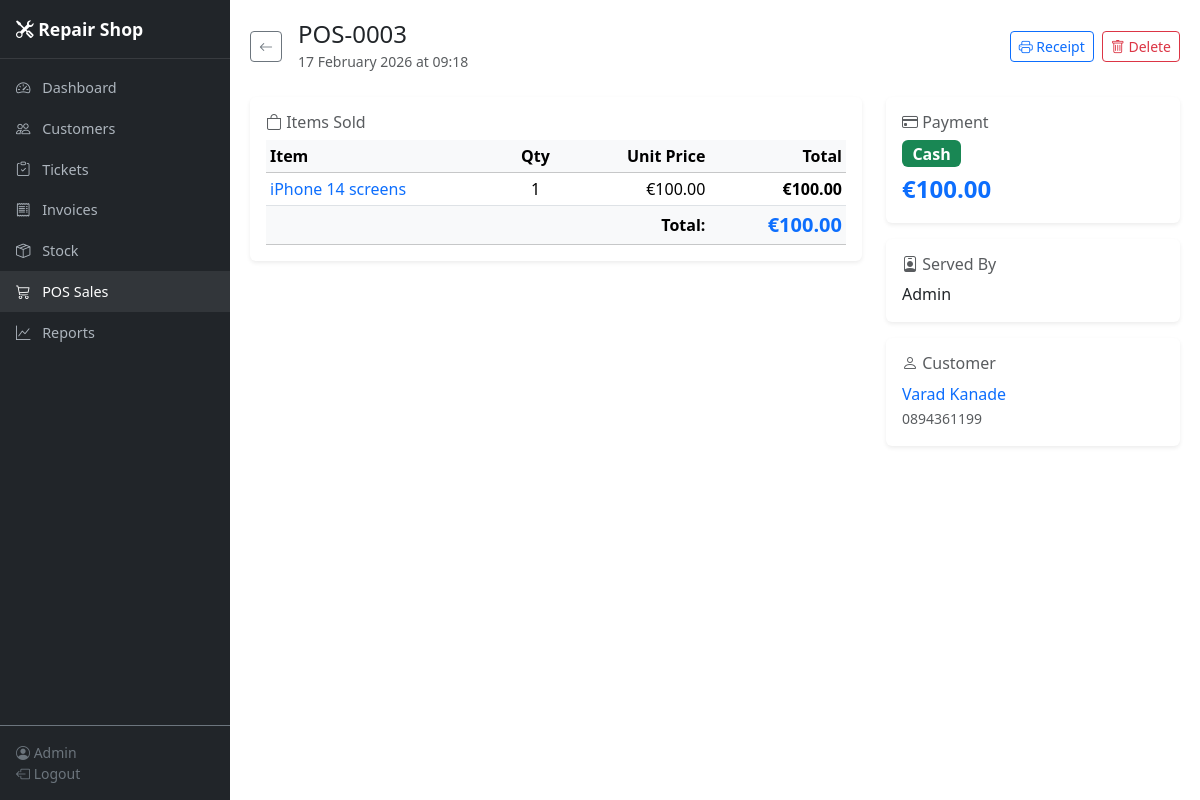
Screenshot of /pos/3 (signed in) with the database file from the repository.
### app/models.py (models this page shows, shortened)
class User(UserMixin, db.Model):
    __tablename__ = "users"
    id = db.Column(db.Integer, primary_key=True)
    username = db.Column(db.String(80), unique=True, nullable=False, index=True)
    email = db.Column(db.String(120), unique=True, nullable=False)
    password_hash = db.Column(db.String(256), nullable=False)
    full_name = db.Column(db.String(120), nullable=False)
    role = db.Column(db.String(20), nullable=False, default="technician")
    is_active = db.Column(db.Boolean, default=True)
    created_at = db.Column(db.DateTime, default=utcnow)
    assigned_tickets = db.relationship("Ticket", backref="technician", lazy="dynamic",
                                       foreign_keys="Ticket.technician_id")
    progress_logs = db.relationship("TicketProgressLog", backref="user", lazy="dynamic")
    pos_sales = db.relationship("POSSale", backref="served_by_user", lazy="dynamic")
    @property
    def is_admin(self):
        return self.role == "admin"

class POSSale(db.Model):
    __tablename__ = "pos_sales"
    id = db.Column(db.Integer, primary_key=True)
    sale_number = db.Column(db.String(20), unique=True, nullable=False, index=True)
    served_by = db.Column(db.Integer, db.ForeignKey("users.id"), nullable=False)
    customer_id = db.Column(db.Integer, db.ForeignKey("customers.id"), nullable=True)
    total = db.Column(db.Float, nullable=False, default=0.0)
    payment_method = db.Column(db.String(20), nullable=False, default="Cash")
    notes = db.Column(db.Text, default="")
    created_at = db.Column(db.DateTime, default=utcnow)
    items = db.relationship("POSSaleItem", backref="sale", lazy="dynamic",
                            cascade="all, delete-orphan")

class POSSaleItem(db.Model):
    __tablename__ = "pos_sale_items"
    id = db.Column(db.Integer, primary_key=True)
    sale_id = db.Column(db.Integer, db.ForeignKey("pos_sales.id"), nullable=False, index=True)
    stock_item_id = db.Column(db.Integer, db.ForeignKey("stock_items.id"), nullable=False)
    quantity = db.Column(db.Integer, nullable=False, default=1)
    price_charged = db.Column(db.Float, nullable=False, default=0.0)
    created_at = db.Column(db.DateTime, default=utcnow)
    @property
    def line_total(self):
        return self.quantity * self.price_charged

class StockItem(db.Model):
    __tablename__ = "stock_items"
    id = db.Column(db.Integer, primary_key=True)
    name = db.Column(db.String(150), nullable=False, index=True)
    category = db.Column(db.String(60), default="General")
    compatible_devices = db.Column(db.Text, default="")
    sku = db.Column(db.String(60), default="", index=True)
    quantity = db.Column(db.Integer, default=0)
    low_stock_threshold = db.Column(db.Integer, default=5)
    cost_price = db.Column(db.Float, default=0.0)
    sell_price = db.Column(db.Float, default=0.0)
    supplier = db.Column(db.String(120), default="")
    created_at = db.Column(db.DateTime, default=utcnow)
    updated_at = db.Column(db.DateTime, default=utcnow, onupdate=utcnow)
    ticket_uses = db.relationship("TicketPartUsed", backref="stock_item", lazy="dynamic")
    pos_sale_items = db.relationship("POSSaleItem", backref="stock_item", lazy="dynamic")

class Customer(db.Model):
    __tablename__ = "customers"
    id = db.Column(db.Integer, primary_key=True)
    first_name = db.Column(db.String(80), nullable=False)
    last_name = db.Column(db.String(80), nullable=False)
    phone = db.Column(db.String(30), nullable=False, index=True)
    email = db.Column(db.String(120), default="")
    address = db.Column(db.Text, default="")
    notes = db.Column(db.Text, default="")
    created_at = db.Column(db.DateTime, default=utcnow)
    updated_at = db.Column(db.DateTime, default=utcnow, onupdate=utcnow)
    devices = db.relationship("Device", backref="customer", lazy="dynamic",
                              cascade="all, delete-orphan")
    tickets = db.relationship("Ticket", backref="customer", lazy="dynamic")
    pos_sales = db.relationship("POSSale", backref="customer", lazy="dynamic")
    @property
    def full_name(self):
        return f"{self.first_name} {self.last_name}"

### app/blueprints/pos/routes.py (the view)
@bp.route("/<int:sale_id>")
@login_required
def view(sale_id):
    sale = POSSale.query.get_or_404(sale_id)
    items = POSSaleItem.query.filter_by(sale_id=sale.id).all()
    return render_template(
        "pos/view.html",
        sale=sale,
        items=items,
    )

### app/models.py (called while the page is built)
@login_manager.user_loader
def load_user(user_id):
    return db.session.get(User, int(user_id))

### app/templates/pos/view.html (shortened to what this page needs)
{% extends "base.html" %}
{% block content %}
<div class="d-flex justify-content-between align-items-center mb-4">
  <div class="d-flex align-items-center">
    <a href="{{ url_for('pos.index') }}" class="btn btn-outline-secondary btn-sm me-3">
      <i class="bi bi-arrow-left"></i>
    </a>
    <div>
      <h4 class="mb-0">{{ sale.sale_number }}</h4>
      <small class="text-muted">{{ sale.created_at.strftime('%d %B %Y at %H:%M') }}</small>
    </div>
  </div>
  <div class="d-flex gap-2">
    <a href="{{ url_for('pos.receipt_pdf', sale_id=sale.id) }}" class="btn btn-outline-primary btn-sm" target="_blank">
      <i class="bi bi-printer"></i> Receipt
    </a>
    {% if current_user.is_admin %}
    <form method="post" action="{{ url_for('pos.delete', sale_id=sale.id) }}"
          onsubmit="return confirm('Delete this sale and restore stock? This cannot be undone.');"
          class="d-inline">
      <button type="submit" class="btn btn-outline-danger btn-sm">
        <i class="bi bi-trash"></i> Delete
      </button>
    </form>
    {% endif %}
  </div>
</div>
<div class="row">
  <div class="col-lg-8">
    <div class="card border-0 shadow-sm mb-3">
      <div class="card-body">
        <h6 class="text-muted mb-2"><i class="bi bi-bag"></i> Items Sold</h6>
        <div class="table-responsive">
          <table class="table table-sm align-middle mb-0">
            <thead class="table-light">
              <tr>
                <th>Item</th>
                <th class="text-center">Qty</th>
                <th class="text-end">Unit Price</th>
                <th class="text-end">Total</th>
              </tr>
            </thead>
            <tbody>
              {% for item in items %}
              <tr>
                <td>
                  {% if item.stock_item %}
                  <a href="{{ url_for('stock.view', item_id=item.stock_item.id) }}" class="text-decoration-none">
                    {{ item.stock_item.name }}
                  </a>
                  {% else %}
                  <span class="text-muted">Deleted item</span>
                  {% endif %}
                </td>
                <td class="text-center">{{ item.quantity }}</td>
                <td class="text-end">€{{ '%.2f'|format(item.price_charged) }}</td>
                <td class="text-end fw-semibold">€{{ '%.2f'|format(item.line_total) }}</td>
              </tr>
              {% endfor %}
            </tbody>
            <tfoot>
              <tr class="table-light">
                <td colspan="3" class="text-end fw-bold">Total:</td>
                <td class="text-end fw-bold fs-5 text-primary">€{{ '%.2f'|format(sale.total) }}</td>
              </tr>
            </tfoot>
          </table>
        </div>
      </div>
    </div>
  </div>
  <div class="col-lg-4">
    <div class="card border-0 shadow-sm mb-3">
      <div class="card-body">
        <h6 class="text-muted mb-2"><i class="bi bi-credit-card"></i> Payment</h6>
        <p class="mb-1">
          <span class="badge {% if sale.payment_method == 'Cash' %}bg-success{% elif sale.payment_method == 'Card' %}bg-primary{% else %}bg-secondary{% endif %} fs-6">
            {{ sale.payment_method }}
          </span>
        </p>
        <p class="mb-0 fs-4 fw-bold text-primary">€{{ '%.2f'|format(sale.total) }}</p>
      </div>
    </div>
    <div class="card border-0 shadow-sm mb-3">
      <div class="card-body">
        <h6 class="text-muted mb-2"><i class="bi bi-person-badge"></i> Served By</h6>
        <p class="mb-0">{{ sale.served_by_user.full_name if sale.served_by_user else '—' }}</p>
      </div>
    </div>
    <div class="card border-0 shadow-sm mb-3">
      <div class="card-body">
        <h6 class="text-muted mb-2"><i class="bi bi-person"></i> Customer</h6>
        {% if sale.customer %}
        <p class="mb-0">
          <a href="{{ url_for('customers.view', customer_id=sale.customer.id) }}" class="text-decoration-none">
            {{ sale.customer.full_name }}
          </a>
          <br><span class="text-muted small">{{ sale.customer.phone }}</span>
        </p>
        {% else %}
        <p class="mb-0 text-muted">Walk-in customer</p>
        {% endif %}
      </div>
    </div>
  </div>
</div>
{% endblock %}

### app/templates/base.html (shortened to what this page needs)
<!DOCTYPE html>
<html lang="en" data-bs-theme="light">
<head>
  <link href="https://cdn.jsdelivr.net/npm/bootstrap@5.3.3/dist/css/bootstrap.min.css" rel="stylesheet">
  <link href="https://cdn.jsdelivr.net/npm/bootstrap-icons@1.11.3/font/bootstrap-icons.min.css" rel="stylesheet">
</head>
<body>
  {% if current_user.is_authenticated %}
  <nav class="sidebar d-flex flex-column" id="sidebar">
    <div class="sidebar-brand">
      <i class="bi bi-tools"></i> {{ shop_name }}
    </div>
    <ul class="nav flex-column mt-2 flex-grow-1">
      <li class="nav-item">
        <a class="nav-link {% if request.endpoint == 'dashboard.index' %}active{% endif %}" href="{{ url_for('dashboard.index') }}">
          <i class="bi bi-speedometer2"></i> Dashboard
        </a>
      </li>
      <li class="nav-item">
        <a class="nav-link {% if 'customers' in request.endpoint|default('') %}active{% endif %}" href="{{ url_for('customers.index') }}">
          <i class="bi bi-people"></i> Customers
        </a>
      </li>
      <li class="nav-item">
        <a class="nav-link {% if 'tickets' in request.endpoint|default('') %}active{% endif %}" href="{{ url_for('tickets.index') }}">
          <i class="bi bi-clipboard-check"></i> Tickets
        </a>
      </li>
      <li class="nav-item">
        <a class="nav-link {% if 'invoices' in request.endpoint|default('') %}active{% endif %}" href="{{ url_for('invoices.index') }}">
          <i class="bi bi-receipt"></i> Invoices
        </a>
      </li>
      <li class="nav-item">
        <a class="nav-link {% if 'stock' in request.endpoint|default('') %}active{% endif %}" href="{{ url_for('stock.index') }}">
          <i class="bi bi-box-seam"></i> Stock
        </a>
      </li>
      <li class="nav-item">
        <a class="nav-link {% if 'pos' in request.endpoint|default('') %}active{% endif %}" href="{{ url_for('pos.index') }}">
          <i class="bi bi-cart3"></i> POS Sales
        </a>
      </li>
      <li class="nav-item">
        <a class="nav-link {% if 'reports' in request.endpoint|default('') %}active{% endif %}" href="{{ url_for('reports.index') }}">
          <i class="bi bi-graph-up"></i> Reports
        </a>
      </li>
    </ul>
    <div class="p-3 border-top border-secondary small text-secondary">
      <i class="bi bi-person-circle"></i> {{ current_user.full_name }}
      <br>
      <a href="{{ url_for('auth.logout') }}" class="text-secondary text-decoration-none">
        <i class="bi bi-box-arrow-left"></i> Logout
      </a>
    </div>
  </nav>
  <div class="main-content">
    {% block content %}{% endblock %}
  </div>
  {% endif %}
</body>
</html>

### app/templates/base.html (style rules this page uses)
:root { --sidebar-width: 230px; }
body { min-height: 100vh; }
.sidebar { width: var(--sidebar-width); min-height: 100vh; background: #212529; position: fixed; top: 0; left: 0; z-index: 1030; transition: transform .2s; }
.sidebar .nav-link { color: #adb5bd; padding: .6rem 1rem; font-size: .9rem; }
.sidebar .nav-link:hover, .sidebar .nav-link.active { color: #fff; background: rgba(255,255,255,.08); }
.sidebar .nav-link i { width: 22px; text-align: center; margin-right: .5rem; }
.main-content { margin-left: var(--sidebar-width); padding: 1.25rem; }
.sidebar-brand { padding: 1rem; font-weight: 700; font-size: 1.1rem; color: #fff; border-bottom: 1px solid rgba(255,255,255,.1); }

### rows the page displays
User: full_name "Admin", served_by_user "Admin"
POSSale: sale_number "POS-0003", created_at "17 February 2026 at 09:18", total "100.00", payment_method "Cash"
POSSaleItem: stock_item.name "iPhone 14 screens", quantity "1", price_charged "100.00", line_total "100.00"
Customer: customer.full_name "Varad Kanade", customer.phone "0894361199"

### other values shown
{{ shop_name }} "Repair Shop"
